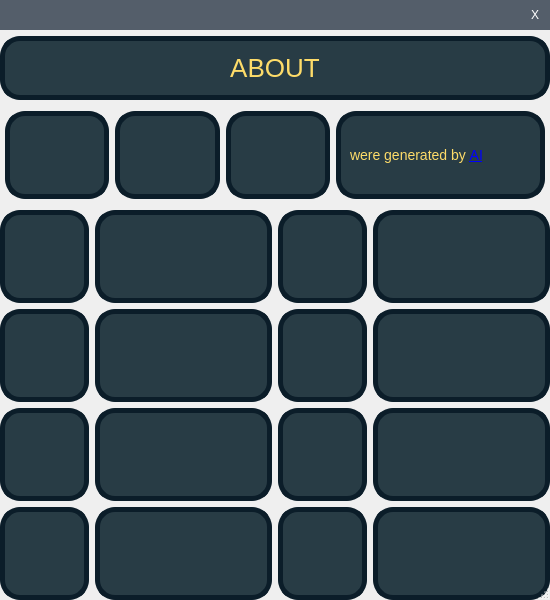
<?xml version="1.0" encoding="UTF-8"?>
<ui version="4.0">
 <class>About</class>
 <widget class="QDialog" name="About">
  <property name="geometry">
   <rect>
    <x>0</x>
    <y>0</y>
    <width>550</width>
    <height>600</height>
   </rect>
  </property>
  <property name="windowTitle">
   <string>Dialog</string>
  </property>
  <property name="styleSheet">
   <string notr="true">#About {
border-image: url(:/images/resources/Other/TitleScreenBackground.png) 0 0 0 0 stretch stretch;
}
QLabel {
color: rgb(254,220,105);
background-color: rgb(40,60,69);
border-style: solid;
border-radius: 20px;
border-width: 5px;
border-color: rgb(11,29,41);
padding: 6px;
font-size: 14px;
}</string>
  </property>
  <property name="sizeGripEnabled">
   <bool>true</bool>
  </property>
  <layout class="QVBoxLayout" name="verticalLayout_3" stretch="1,1,2,8">
   <property name="leftMargin">
    <number>0</number>
   </property>
   <property name="topMargin">
    <number>0</number>
   </property>
   <property name="rightMargin">
    <number>0</number>
   </property>
   <property name="bottomMargin">
    <number>0</number>
   </property>
   <item>
    <widget class="QWidget" name="tB" native="true">
     <property name="minimumSize">
      <size>
       <width>0</width>
       <height>30</height>
      </size>
     </property>
     <property name="maximumSize">
      <size>
       <width>16777215</width>
       <height>30</height>
      </size>
     </property>
     <property name="styleSheet">
      <string notr="true">background-color: rgb(84,94,106);</string>
     </property>
     <layout class="QHBoxLayout" name="horizontalLayout">
      <property name="spacing">
       <number>0</number>
      </property>
      <property name="leftMargin">
       <number>0</number>
      </property>
      <property name="topMargin">
       <number>0</number>
      </property>
      <property name="rightMargin">
       <number>0</number>
      </property>
      <property name="bottomMargin">
       <number>0</number>
      </property>
      <item>
       <spacer name="horizontalSpacer">
        <property name="orientation">
         <enum>Qt::Horizontal</enum>
        </property>
        <property name="sizeHint" stdset="0">
         <size>
          <width>517</width>
          <height>20</height>
         </size>
        </property>
       </spacer>
      </item>
      <item>
       <widget class="QPushButton" name="xButton">
        <property name="minimumSize">
         <size>
          <width>30</width>
          <height>30</height>
         </size>
        </property>
        <property name="maximumSize">
         <size>
          <width>30</width>
          <height>30</height>
         </size>
        </property>
        <property name="styleSheet">
         <string notr="true">#xButton {
color: white;
background-color: rgb(84,94,106);
border-style: solid;
}
#xButton:hover {
background-color: red;
}</string>
        </property>
        <property name="text">
         <string>X</string>
        </property>
       </widget>
      </item>
     </layout>
    </widget>
   </item>
   <item>
    <widget class="QLabel" name="label_21">
     <property name="styleSheet">
      <string notr="true">#label_21 {
color: rgb(254,220,105);
background-color: rgb(40,60,69);
border-style: solid;
border-radius: 20px;
border-width: 5px;
border-color: rgb(11,29,41);
font-size: 26px;
padding: 12px;
}</string>
     </property>
     <property name="text">
      <string>ABOUT</string>
     </property>
     <property name="alignment">
      <set>Qt::AlignCenter</set>
     </property>
    </widget>
   </item>
   <item>
    <layout class="QHBoxLayout" name="horizontalLayout_2" stretch="1,1,1,2">
     <property name="leftMargin">
      <number>5</number>
     </property>
     <property name="topMargin">
      <number>5</number>
     </property>
     <property name="rightMargin">
      <number>5</number>
     </property>
     <property name="bottomMargin">
      <number>5</number>
     </property>
     <item>
      <widget class="QLabel" name="label">
       <property name="styleSheet">
        <string notr="true">border-image: url(:/images/resources/Other/Icon.png) 0 0 0 0 stretch stretch;</string>
       </property>
       <property name="text">
        <string/>
       </property>
      </widget>
     </item>
     <item>
      <widget class="QLabel" name="label_2">
       <property name="styleSheet">
        <string notr="true">border-image: url(:/images/resources/Other/background.png) 0 0 0 0 stretch stretch;</string>
       </property>
       <property name="text">
        <string/>
       </property>
      </widget>
     </item>
     <item>
      <widget class="QLabel" name="label_3">
       <property name="styleSheet">
        <string notr="true">border-image: url(:/images/resources/Other/MineBackground.png) 0 0 0 0 stretch stretch;</string>
       </property>
       <property name="text">
        <string/>
       </property>
      </widget>
     </item>
     <item>
      <widget class="QLabel" name="label_4">
       <property name="text">
        <string>were generated by &lt;a href=\&quot;https://creator.nightcafe.studio/\&quot;&gt;AI&lt;/a&gt;</string>
       </property>
       <property name="textFormat">
        <enum>Qt::RichText</enum>
       </property>
       <property name="openExternalLinks">
        <bool>false</bool>
       </property>
       <property name="textInteractionFlags">
        <set>Qt::TextBrowserInteraction</set>
       </property>
      </widget>
     </item>
    </layout>
   </item>
   <item>
    <layout class="QHBoxLayout" name="horizontalLayout_11" stretch="1,1">
     <item>
      <layout class="QVBoxLayout" name="verticalLayout_2">
       <item>
        <layout class="QHBoxLayout" name="horizontalLayout_3" stretch="1,2">
         <item>
          <widget class="QLabel" name="label_5">
           <property name="styleSheet">
            <string notr="true">border-image: url(:/images/resources/Other/Victory.png) 0 0 0 0 stretch stretch;</string>
           </property>
           <property name="text">
            <string/>
           </property>
          </widget>
         </item>
         <item>
          <widget class="QLabel" name="label_6">
           <property name="text">
            <string/>
           </property>
           <property name="textFormat">
            <enum>Qt::RichText</enum>
           </property>
           <property name="openExternalLinks">
            <bool>true</bool>
           </property>
           <property name="textInteractionFlags">
            <set>Qt::TextBrowserInteraction</set>
           </property>
          </widget>
         </item>
        </layout>
       </item>
       <item>
        <layout class="QHBoxLayout" name="horizontalLayout_5" stretch="1,2">
         <item>
          <widget class="QLabel" name="label_9">
           <property name="minimumSize">
            <size>
             <width>88</width>
             <height>88</height>
            </size>
           </property>
           <property name="styleSheet">
            <string notr="true">border-image: url(:/images/resources/Ores/flaticon-base-crystal.png) 0 0 0 0 stretch stretch;</string>
           </property>
           <property name="text">
            <string/>
           </property>
          </widget>
         </item>
         <item>
          <widget class="QLabel" name="label_10">
           <property name="text">
            <string/>
           </property>
           <property name="textFormat">
            <enum>Qt::RichText</enum>
           </property>
           <property name="openExternalLinks">
            <bool>true</bool>
           </property>
           <property name="textInteractionFlags">
            <set>Qt::TextBrowserInteraction</set>
           </property>
          </widget>
         </item>
        </layout>
       </item>
       <item>
        <layout class="QHBoxLayout" name="horizontalLayout_10" stretch="1,2">
         <item>
          <widget class="QLabel" name="label_19">
           <property name="styleSheet">
            <string notr="true">border-image: url(:/images/resources/ShopItems/hammer.png) 0 0 0 0 stretch stretch;</string>
           </property>
           <property name="text">
            <string/>
           </property>
          </widget>
         </item>
         <item>
          <widget class="QLabel" name="label_20">
           <property name="text">
            <string/>
           </property>
           <property name="textFormat">
            <enum>Qt::RichText</enum>
           </property>
           <property name="openExternalLinks">
            <bool>true</bool>
           </property>
           <property name="textInteractionFlags">
            <set>Qt::TextBrowserInteraction</set>
           </property>
          </widget>
         </item>
        </layout>
       </item>
       <item>
        <layout class="QHBoxLayout" name="horizontalLayout_7" stretch="1,2">
         <item>
          <widget class="QLabel" name="label_13">
           <property name="styleSheet">
            <string notr="true">border-image: url(:/images/resources/ShopItems/dynamite.png) 0 0 0 0 stretch stretch;</string>
           </property>
           <property name="text">
            <string/>
           </property>
          </widget>
         </item>
         <item>
          <widget class="QLabel" name="label_14">
           <property name="text">
            <string/>
           </property>
           <property name="textFormat">
            <enum>Qt::RichText</enum>
           </property>
           <property name="openExternalLinks">
            <bool>true</bool>
           </property>
           <property name="textInteractionFlags">
            <set>Qt::TextBrowserInteraction</set>
           </property>
          </widget>
         </item>
        </layout>
       </item>
      </layout>
     </item>
     <item>
      <layout class="QVBoxLayout" name="verticalLayout" stretch="1,1,1,1">
       <item>
        <layout class="QHBoxLayout" name="horizontalLayout_4" stretch="1,2">
         <item>
          <widget class="QLabel" name="label_7">
           <property name="styleSheet">
            <string notr="true">border-image: url(:/images/resources/Other/Failure.png) 0 0 0 0 stretch stretch;</string>
           </property>
           <property name="text">
            <string/>
           </property>
          </widget>
         </item>
         <item>
          <widget class="QLabel" name="label_8">
           <property name="text">
            <string/>
           </property>
           <property name="textFormat">
            <enum>Qt::RichText</enum>
           </property>
           <property name="openExternalLinks">
            <bool>true</bool>
           </property>
           <property name="textInteractionFlags">
            <set>Qt::TextBrowserInteraction</set>
           </property>
          </widget>
         </item>
        </layout>
       </item>
       <item>
        <layout class="QHBoxLayout" name="horizontalLayout_6" stretch="1,2">
         <item>
          <widget class="QLabel" name="label_11">
           <property name="styleSheet">
            <string notr="true">border-image: url(:/images/resources/ShopItems/pickaxe.png) 0 0 0 0 stretch stretch;</string>
           </property>
           <property name="text">
            <string/>
           </property>
          </widget>
         </item>
         <item>
          <widget class="QLabel" name="label_12">
           <property name="text">
            <string/>
           </property>
           <property name="textFormat">
            <enum>Qt::RichText</enum>
           </property>
           <property name="openExternalLinks">
            <bool>true</bool>
           </property>
           <property name="textInteractionFlags">
            <set>Qt::TextBrowserInteraction</set>
           </property>
          </widget>
         </item>
        </layout>
       </item>
       <item>
        <layout class="QHBoxLayout" name="horizontalLayout_8" stretch="1,2">
         <item>
          <widget class="QLabel" name="label_15">
           <property name="styleSheet">
            <string notr="true">border-image: url(:/images/resources/ShopItems/drill.png) 0 0 0 0 stretch stretch;</string>
           </property>
           <property name="text">
            <string/>
           </property>
          </widget>
         </item>
         <item>
          <widget class="QLabel" name="label_16">
           <property name="text">
            <string/>
           </property>
           <property name="textFormat">
            <enum>Qt::RichText</enum>
           </property>
           <property name="openExternalLinks">
            <bool>true</bool>
           </property>
           <property name="textInteractionFlags">
            <set>Qt::TextBrowserInteraction</set>
           </property>
          </widget>
         </item>
        </layout>
       </item>
       <item>
        <layout class="QHBoxLayout" name="horizontalLayout_9" stretch="1,2">
         <item>
          <widget class="QLabel" name="label_17">
           <property name="styleSheet">
            <string notr="true">border-image: url(:/images/resources/ShopItems/child.png) 0 0 0 0 stretch stretch;</string>
           </property>
           <property name="text">
            <string/>
           </property>
          </widget>
         </item>
         <item>
          <widget class="QLabel" name="label_18">
           <property name="text">
            <string/>
           </property>
           <property name="textFormat">
            <enum>Qt::RichText</enum>
           </property>
           <property name="openExternalLinks">
            <bool>true</bool>
           </property>
           <property name="textInteractionFlags">
            <set>Qt::TextBrowserInteraction</set>
           </property>
          </widget>
         </item>
        </layout>
       </item>
      </layout>
     </item>
    </layout>
   </item>
  </layout>
 </widget>
 <resources/>
 <connections/>
</ui>
